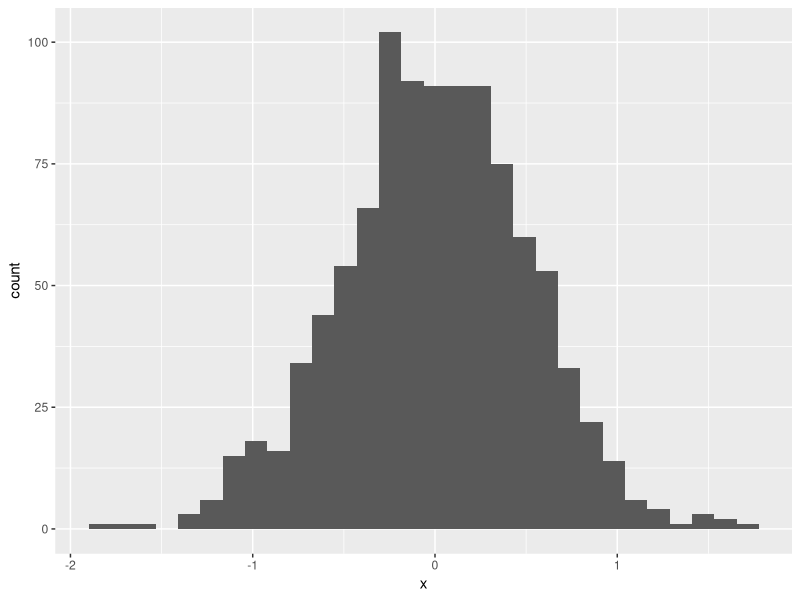
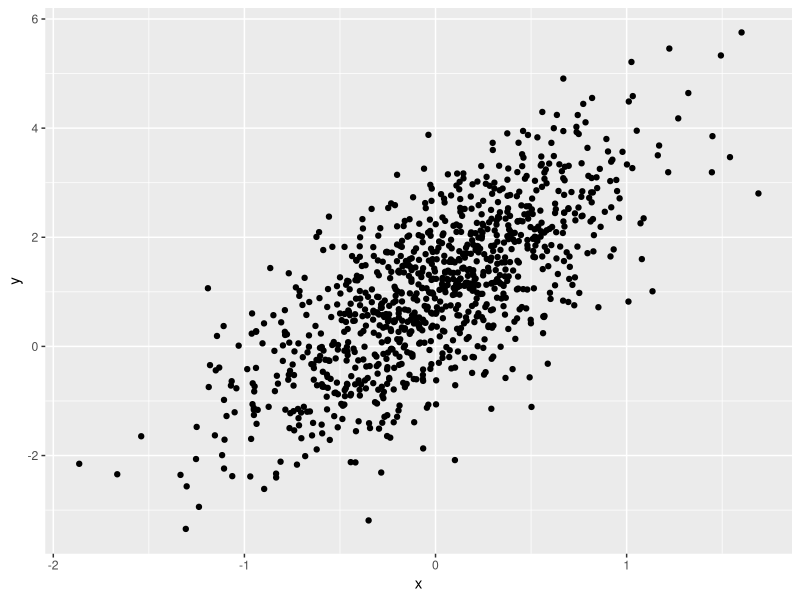
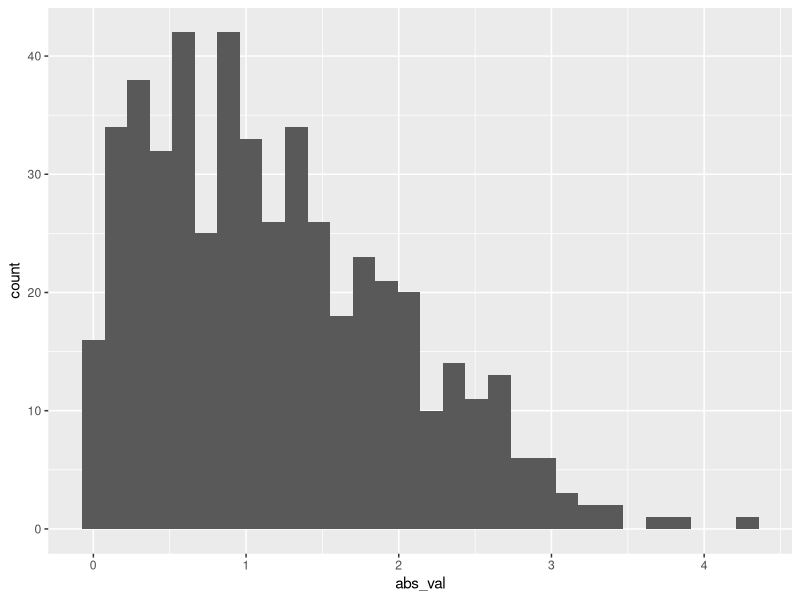

Here is the R script that generated these plots, in order:
## ---- chunk 1
library(tidyverse)
## ---- chunk 2
samp = rnorm(100)
length(samp)
## ---- chunk 3
plot_df =
  tibble(
    x = rnorm(1000, sd = 0.5),
    y = 1 + 2 * x + rnorm(1000)
  )
## ---- chunk 4
ggplot(plot_df, aes(x = x)) + geom_histogram()
## ---- chunk 5
ggplot(plot_df, aes(x = x, y = y)) + geom_point()
## ---- chunk 6
la_df = 
  tibble(
    num_samp = rnorm(500, mean = 1),
    log_vec = num_samp > 0,
    abs_val = abs(num_samp)
  )

ggplot(la_df, aes(x = abs_val)) + geom_histogram()

median_samp = median(pull(la_df, num_samp))
